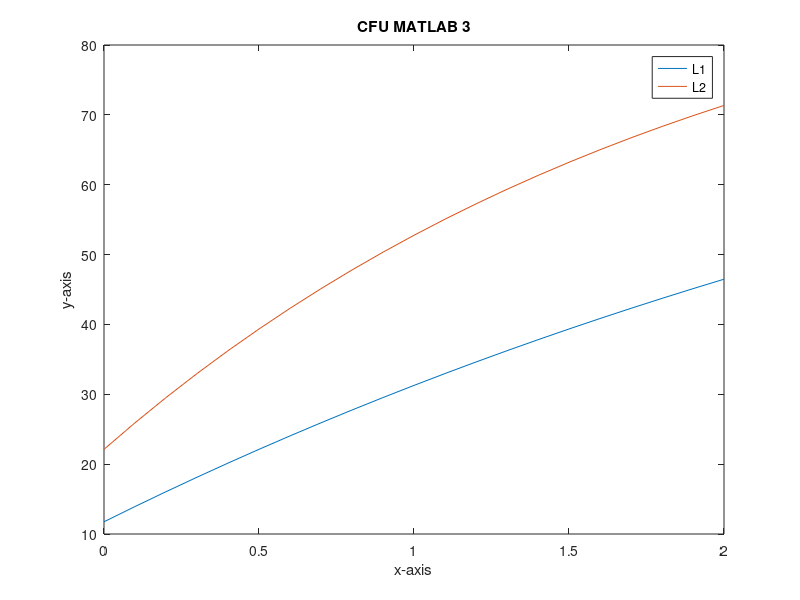

MATLAB code to generate this figure:
% CFU_MATLAB_3
% MATLAB 3: 1-D ARRAYS AND PLOTTING 
clear; clc;

% CONSTANTS
k1 = 0.25;      % value 1
k2 = 0.5;       % value 2

lmax = 100;
T = 0.5;

% PLOT
t = 0:0.1:2;
       L1 = lmax*(1-exp(1).^(-k1*(t + T)));
       L2 = lmax*(1-exp(1).^(-k2*(t + T)));
       plot(t,L1,t,L2)
       xlabel('x-axis')
       ylabel('y-axis')
       title('CFU MATLAB 3')
       legend('L1','L2')
